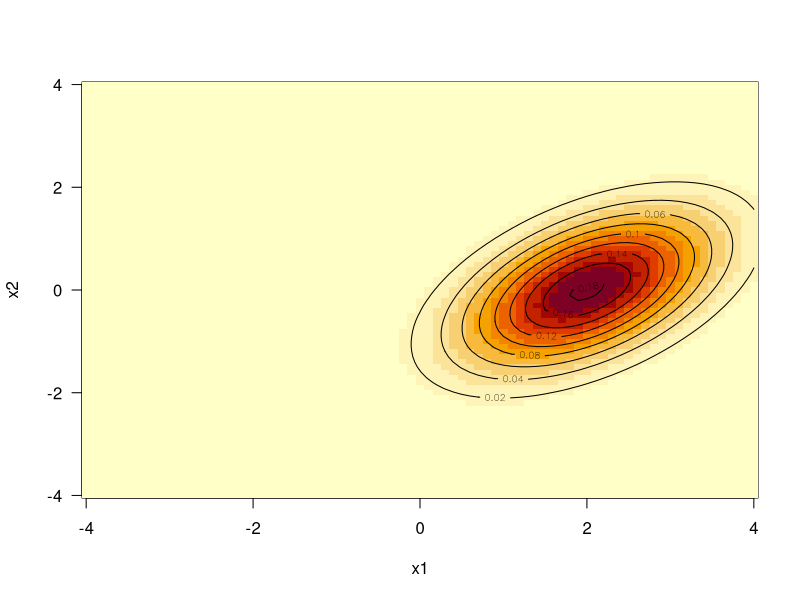
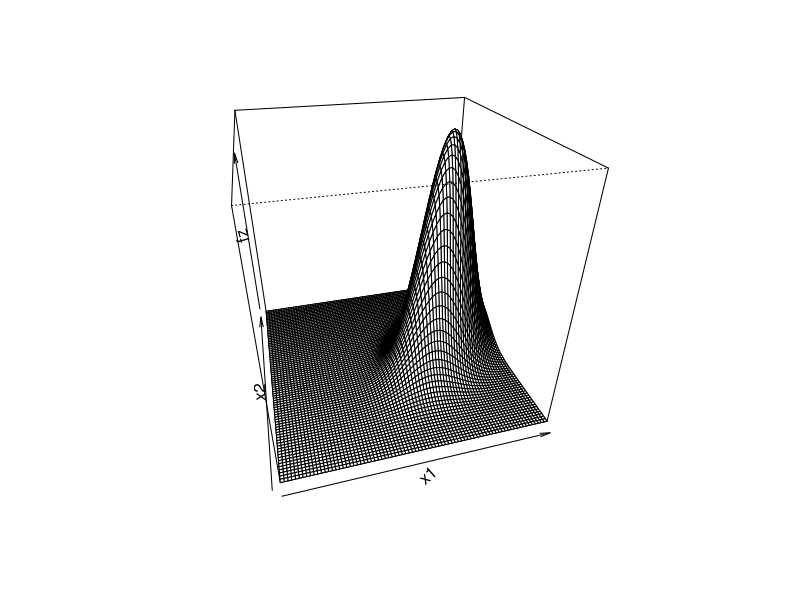
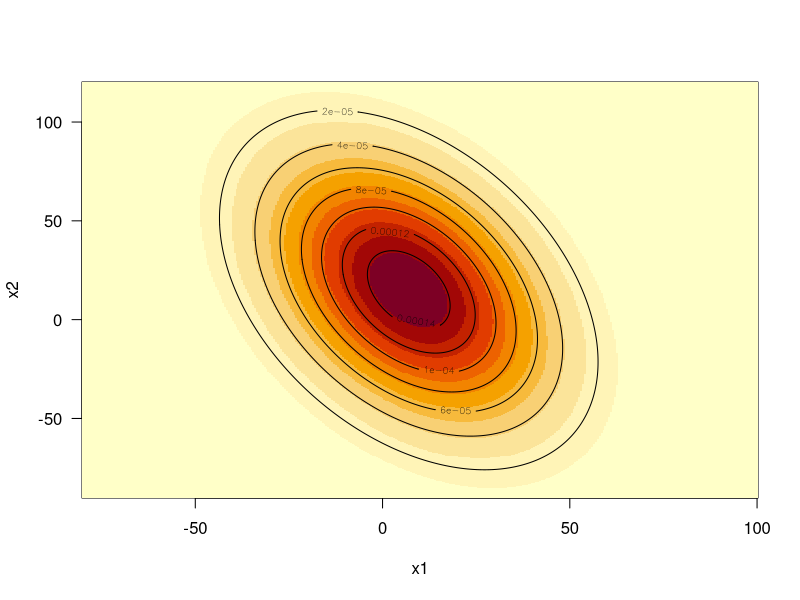

Source code (R) for these figures, in order:
library(mvtnorm)
mu<-c(2,0) 
sigma <-matrix(c(1,0.5,0.5,1),nrow=2)

x1 <- seq(-4,4,0.1)
x2 <- seq(-4,4,0.1)
z <- expand.grid(x1=x1,x2=x2)
f <- dmvnorm(z, mean = mu, sigma = sigma)
fz <- matrix(f, nrow = length(x1), ncol = length(x2))
# Variante 1: 2D Bild (Kontur)
image(x1,x2,fz, las=1)
contour(x1,x2,fz, add=TRUE)
# Variante 2: 3D Bild
persp(x1,x2,fz, theta =-15, phi = 30)


pmvnorm(lower=c(-Inf,-Inf), upper=c(0,0), mean = mu, sigma = sigma)

# ---- Aufgabe 1 ----
mu <- c(7, 15)
sigma <- matrix(c(25^2, 25*(-0.4)*45,25*(-0.4)*45, 45^2), nrow=2)
# A
# E[Z] = E[0.7*X + 0.3*Y] = E[X]*0.7 + E[Y]*0.3 = 9.4
7*0.7 + 15*0.3

# B
# Var(Z) = Var(0.7*X + 0.3*Y) = 0.7^2*Var(X) + 0.3^2*Var(Y) + 2*0.7*0.3*Cov(X,Y) = 299.5
# Cov(X,Y) = Cor(X,Y)*sqrt(Var(X)*Var(Y))
# sqrt(Var(Z)) = 17.3
sqrt(0.7^2*25^2 + 0.3^2*45^2 + 2*0.7*0.3*(-0.4)*sqrt(25^2*45^2))

# C
x1 <- seq(-80,100,0.5)
x2 <- seq(-90,120,0.5)
z <- expand.grid(x1=x1,x2=x2)
f <- dmvnorm(z, mean = mu, sigma = sigma)
fz <- matrix(f, nrow = length(x1), ncol = length(x2))
# Variante 1: 2D Bild (Kontur)
image(x1,x2,fz, las=1)
contour(x1,x2,fz, add=TRUE)

# D
pmvnorm(lower=c(-Inf,-Inf), upper=c(0,0), mean = mu, sigma = sigma)[[1]] # 0.08595452

# E
# Bedingt: P(Y < 0 | X < 0) => P(X < 0 & Y < 0) / P(X <0)
pmvnorm(lower=c(-Inf,-Inf), upper=c(0,Inf), mean = mu, sigma = sigma)[[1]] # 0.3897388


factorial(50)



